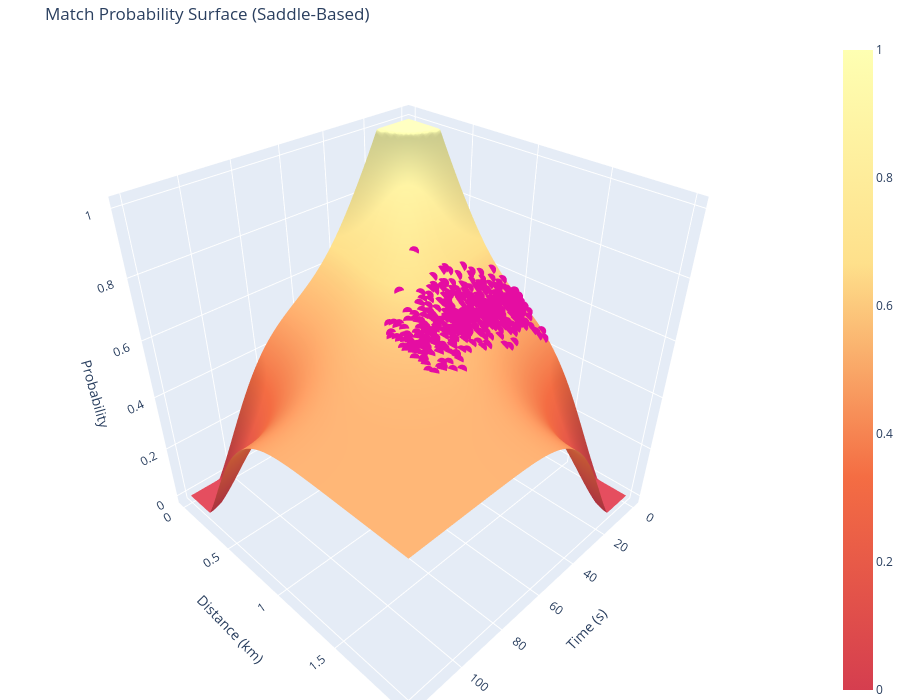

The notebook cell this image was saved under:
### Markdown cell above
### __Plot distribution of match observations (with real data points)__

### Code cell
test_set = pd.read_pickle("../data/processed/test_data/test_set.pkl")
plot_empirical_match_distribution(test_set)

### Figure 1 — Plotly figure (JSON) as saved in the notebook; plotly's stock layout.template omitted (floating-point values rounded to 4 significant figures; data arrays with more than 128 entries replaced by an {"elided": "..."} marker saying what was removed)
{"data": [{"colorscale": [[0, "#d53e4f"], [0.3333, "#f46d43"], [0.6667, "#fee08b"], [1, "#feffb2"]], "showscale": true, "type": "surface", "x": {"elided": "100x100 float values"}, "y": {"elided": "100x100 float values"}, "z": {"elided": "100x100 float values"}}, {"marker": {"color": "#e50da2", "size": 6}, "mode": "markers+text", "name": "AIS & RF Match", "type": "scatter3d", "x": {"elided": "493 float values"}, "y": {"elided": "493 float values"}, "z": {"elided": "493 float values"}}], "layout": {"height": 700, "margin": {"b": 0, "l": 0, "r": 0, "t": 40}, "scene": {"xaxis": {"title": {"text": "Time (s)"}}, "yaxis": {"title": {"text": "Distance (km)"}}, "zaxis": {"title": {"text": "Probability"}}}, "title": {"text": "Match Probability Surface (Saddle-Based)"}, "width": 900}}
